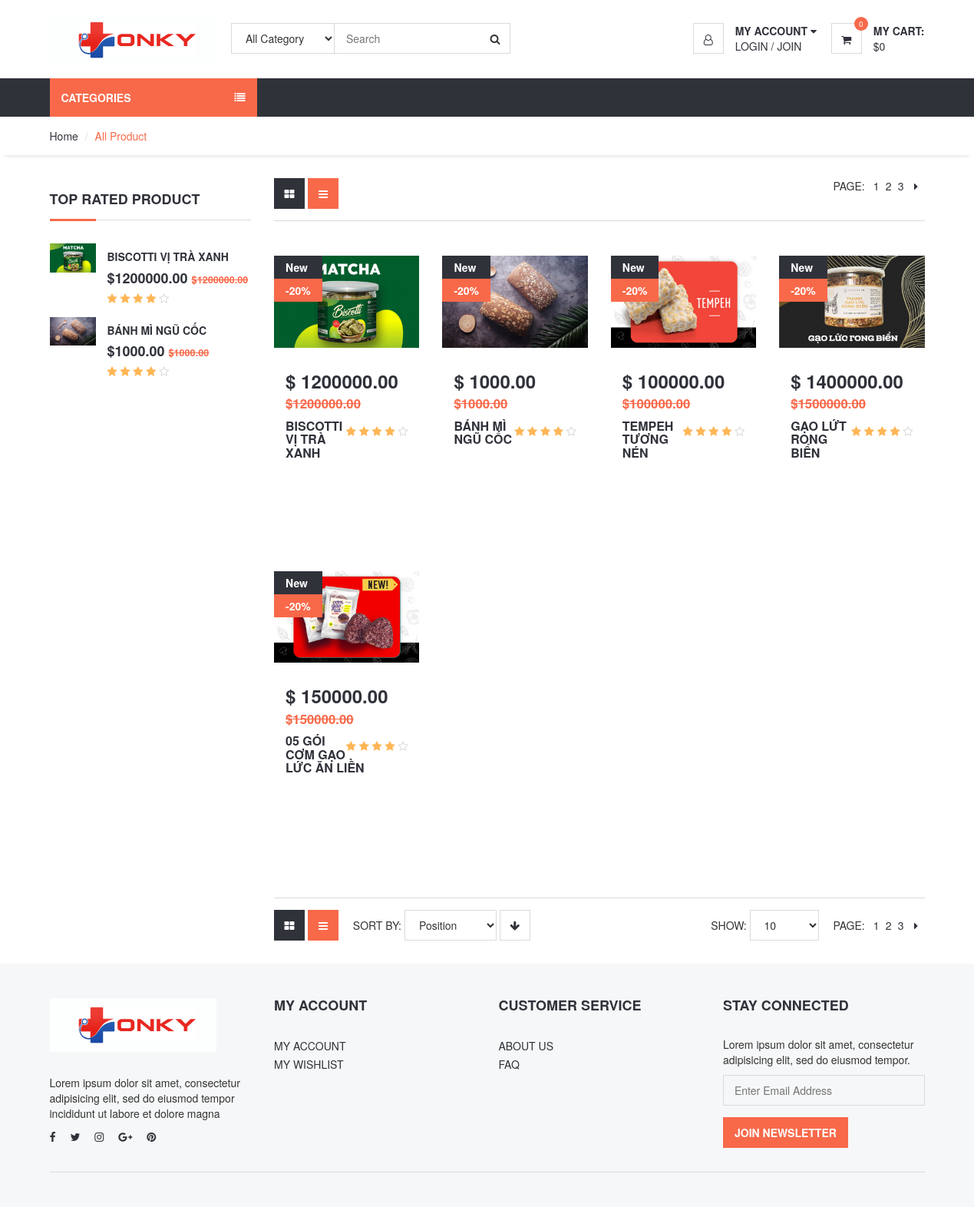
/index.php?option=product&page=1, run on the app's committed database.
### tables this page shows
CREATE TABLE `latnt_product` (
  `id` int(11) UNSIGNED NOT NULL,
  `catid` int(11) NOT NULL,
  `name` varchar(255) NOT NULL,
  `slug` varchar(255) NOT NULL,
  `qr_code` varchar(255) NOT NULL,
  `img` varchar(100) NOT NULL,
  `detail` longtext NOT NULL,
  `number` int(11) UNSIGNED NOT NULL,
  `numberReceipt` int(11) NOT NULL,
  `price` float(12,0) NOT NULL,
  `pricesale` float(12,0) NOT NULL,
  `metakey` varchar(150) NOT NULL,
  `metadesc` varchar(150) NOT NULL,
  `created_at` timestamp NOT NULL DEFAULT '0000-00-00 00:00:00',
  `created_by` int(11) UNSIGNED NOT NULL DEFAULT 1,
  `updated_at` timestamp NOT NULL DEFAULT '0000-00-00 00:00:00',
  `updated_by` int(11) UNSIGNED NOT NULL DEFAULT 1,
  `status` int(11) NOT NULL DEFAULT 1
);

### system/load.php (called while the page is built, shortened)
<?php
function loadComponent($page=true)
{
	$pathView='views/';
	if($page==true)
	{
		$pathView.='pages/';
		if(isset($_REQUEST['option']))
		{
			$pathView.=$_REQUEST['option'];
			if($_REQUEST['option']=='cart')
			{
				if(isset($_REQUEST['cat']))
				{
					$pathView.='-'.$_REQUEST['cat'].'.php';
				}
				else
				{
					$pathView.='.php';
				}
			}
			else
			{
				if(isset($_REQUEST['id']))
				{
					$pathView.='-detail.php';
				}
				else
				{
					if(isset($_REQUEST['cat']))
					{
						$pathView.='-category.php';
					}
					else
					{
						$pathView.='.php';
					}
				}
			}
		}
		else
		{
			$pathView.='home.php';
		}
	}
	require_once($pathView);
}
function loadModel($name)
{
	$model = ucfirst(strtolower($name));
	$pathView ='models/'.$model.'.php';
	return new $model;
}
function loadClass($name)
{
	$name=ucfirst(strtolower($name));
	$pathClass='system/'.$name.'.php';
	return new $name;
}
?>

### index.php (called while the page is built, shortened)
<?php
require_once('system/Database.php');
require_once('system/load.php');
loadComponent();
  ?>

### system/Database.php (called while the page is built, shortened)
<?php
 class Database extends config
 {
 	function __construct()
 	{
 		$this->conn = mysqli_connect($this->host,$this->user,$this->pass,$this->db);
 		mysqli_set_charset($this->conn,"utf8");
 	}
 	function QueryAll($sql)
 	{
 		$result=mysqli_query($this->conn, $sql);
 		$a=array();
 		while($row=mysqli_fetch_assoc($result))
 		{
 			$a[]=$row;
 		}
 		return $a;
 	}
 	function QueryCount($sql)
 	{
 		$result = mysqli_query($this->conn,$sql);
 		$count=mysqli_num_rows($result);
 		return $count;
 	}
 }
  ?>

### models/Product.php (called while the page is built, shortened)
<?php
class product extends Database
{
	function product_home_lastnew($limit=12)
	{
		$sql="SELECT * FROM latnt_product WHERE status='1' order by created_at DESC LIMIT $limit";
		return $this->QueryAll($sql);
	}
function Product_all($first,$limit)
	{
		$sql="SELECT * FROM latnt_product WHERE status='1'  ORDER BY created_at DESC LIMIT $first,$limit";
		return $this->QueryAll($sql);
	}
	function product_all_count()
	{
		$sql="SELECT * FROM latnt_product WHERE status='1' ";
		return $this->QueryCount($sql);
	}
}
  ?>

### views/pages/product.php (the view, shortened to what this page needs)
<?php $product = loadModel('product');
$list_product=$product->product_home_lastnew(2);
$pt = loadClass('phantrang');
$limit = 5;
$first = $pt->pageFirst($limit);
$list_product1 = $product->Product_all($first,$limit);
$total = $product->product_all_count();
?>
<?php require_once('views/header.php');  ?>
<div id="navigation">
		<div class="container">
			<div id="responsive-nav">
					<div class="category-nav show-on-click">
				<?php require_once('views/modules/category.php');  ?>
			</div>
			</div>
		</div>
	</div>
	<div id="breadcrumb">
		<div class="container">
			<ul class="breadcrumb">
				<li><a href="#">Home</a></li>
				<li class="active">All Product</li>
			</ul>
		</div>
	</div>
	<div class="section">
		<div class="container">
			<div class="row">
				<div id="aside" class="col-md-3">
					<div class="aside">
						<h3 class="aside-title">Top Rated Product</h3>
						<?php foreach($list_product as $rlist): ?>
						<div class="product product-widget">
							<div class="product-thumb">
								<img src="public/img/<?php echo $rlist['img'];?>" alt="">
							</div>
							<div class="product-body">
								<h2 class="product-name"><a href="index.php?option=product&id=<?php  echo $rlist['slug']; ?>"><?php echo $rlist['name'];?></a></h2>
								<h3 class="product-price">$<?php echo $rlist['pricesale'];?>.00 <del class="product-old-price">$<?php echo $rlist['price'];?>.00</del></h3>
								<div class="product-rating">
									<i class="fa fa-star"></i>
									<i class="fa fa-star"></i>
									<i class="fa fa-star"></i>
									<i class="fa fa-star"></i>
									<i class="fa fa-star-o empty"></i>
								</div>
							</div>
						</div>
					<?php endforeach; ?>
					</div>
				</div>
				<div id="main" class="col-md-9">
					<div class="store-filter clearfix">
						<div class="pull-left">
							<div class="row-filter">
								<a href="#"><i class="fa fa-th-large"></i></a>
								<a href="#" class="active"><i class="fa fa-bars"></i></a>
							</div>
						</div>
						<div class="pull-right">
							<ul class="store-pages">
								<li><span class="text-uppercase">Page:</span></li>
								<?php
						echo $pt->pageLink($total,$limit,'index.php?option=product');
					?>
								<li><a href="#"><i class="fa fa-caret-right"></i></a></li>
							</ul>
						</div>
					</div>
					<div id="store">
						<div class="row">
							 <?php foreach($list_product1 as $rlist): ?>
							<div class="col-md-3 col-sm-6 col-xs-6">
								<div class="product product-single">
									<div class="product-thumb">
										<div class="product-label">
											<span>New</span>
											<span class="sale">-20%</span>
										</div>
										<img src="public/img/<?php echo $rlist['img'];?>" alt="">
									</div>
									<div class="product-body">
										<h3 class="product-price">$ <?php echo $rlist['pricesale'];?>.00 <del class="product-old-price">$<?php echo $rlist['price'];?>.00</del></h3>
										<div class="product-rating">
											<i class="fa fa-star"></i>
											<i class="fa fa-star"></i>
											<i class="fa fa-star"></i>
											<i class="fa fa-star"></i>
											<i class="fa fa-star-o empty"></i>
										</div>
										<h2 class="product-name"><a href="index.php?option=product&id=<?php  echo $rlist['slug']; ?>"><?php echo $rlist['name'];?></a></h2>
									</div>
								</div>
							</div>
								<?php endforeach; ?>
						</div>
					</div>
					<div class="store-filter clearfix">
						<div class="pull-left">
							<div class="row-filter">
								<a href="#"><i class="fa fa-th-large"></i></a>
								<a href="#" class="active"><i class="fa fa-bars"></i></a>
							</div>
							<div class="sort-filter">
								<span class="text-uppercase">Sort By:</span>
								<select class="input">
										<option value="0">Position</option>
									</select>
								<a href="#" class="main-btn icon-btn"><i class="fa fa-arrow-down"></i></a>
							</div>
						</div>
						<div class="pull-right">
							<div class="page-filter">
								<span class="text-uppercase">Show:</span>
								<select class="input">
										<option value="0">10</option>
									</select>
							</div>
							<ul class="store-pages">
								<li><span class="text-uppercase">Page:</span></li>
							<?php
						echo $pt->pageLink($total,$limit,'index.php?option=product');
					?>
								<li><a href="#"><i class="fa fa-caret-right"></i></a></li>
							</ul>
						</div>
					</div>
				</div>
			</div>
		</div>
	</div>
 <?php require_once('views/footer.php');  ?>

### data on the page
latnt_product: img (picture), name "BISCOTTI VỊ TRÀ XANH", pricesale "1200000", price "1200000"
latnt_product: img (picture), name "BÁNH MÌ NGŨ CỐC", pricesale "1000", price "1000"
latnt_product: img (picture), pricesale "100000", price "100000", name "TEMPEH TƯƠNG NÉN"
latnt_product: img (picture), pricesale "1400000", price "1500000", name "GẠO LỨT RONG BIỂN"
latnt_product: img (picture), pricesale "150000", price "150000", name "05 GÓI CƠM GẠO LỨC ĂN LIỀN"

### other printed values
$cart->cart_total_all_product() "0"
